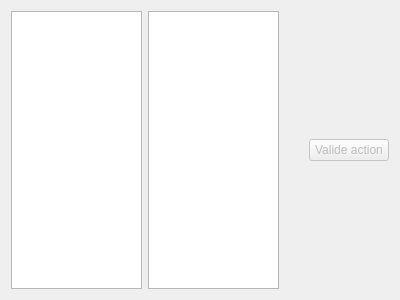
<?xml version="1.0" encoding="UTF-8"?>
<ui version="4.0">
 <class>ActionsView</class>
 <widget class="QWidget" name="ActionsView">
  <property name="geometry">
   <rect>
    <x>0</x>
    <y>0</y>
    <width>400</width>
    <height>300</height>
   </rect>
  </property>
  <property name="windowTitle">
   <string>Form</string>
  </property>
  <layout class="QHBoxLayout" name="horizontalLayout">
   <item>
    <layout class="QVBoxLayout" name="actions_lay">
     <item>
      <widget class="QTableView" name="actions_table_view">
       <property name="sizePolicy">
        <sizepolicy hsizetype="Preferred" vsizetype="Expanding">
         <horstretch>0</horstretch>
         <verstretch>0</verstretch>
        </sizepolicy>
       </property>
       <attribute name="horizontalHeaderVisible">
        <bool>false</bool>
       </attribute>
       <attribute name="horizontalHeaderMinimumSectionSize">
        <number>50</number>
       </attribute>
       <attribute name="horizontalHeaderDefaultSectionSize">
        <number>200</number>
       </attribute>
       <attribute name="verticalHeaderVisible">
        <bool>false</bool>
       </attribute>
       <attribute name="verticalHeaderMinimumSectionSize">
        <number>20</number>
       </attribute>
      </widget>
     </item>
    </layout>
   </item>
   <item>
    <widget class="QTableView" name="atk_stats_table">
     <property name="sizePolicy">
      <sizepolicy hsizetype="Preferred" vsizetype="Expanding">
       <horstretch>0</horstretch>
       <verstretch>0</verstretch>
      </sizepolicy>
     </property>
     <attribute name="horizontalHeaderVisible">
      <bool>false</bool>
     </attribute>
     <attribute name="horizontalHeaderDefaultSectionSize">
      <number>200</number>
     </attribute>
     <attribute name="verticalHeaderVisible">
      <bool>false</bool>
     </attribute>
    </widget>
   </item>
   <item>
    <widget class="QWidget" name="targets_widget" native="true">
     <layout class="QVBoxLayout" name="target_lay"/>
    </widget>
   </item>
   <item>
    <widget class="QPushButton" name="validate_action">
     <property name="enabled">
      <bool>false</bool>
     </property>
     <property name="text">
      <string>Valide action</string>
     </property>
    </widget>
   </item>
  </layout>
 </widget>
 <resources/>
 <connections/>
</ui>
